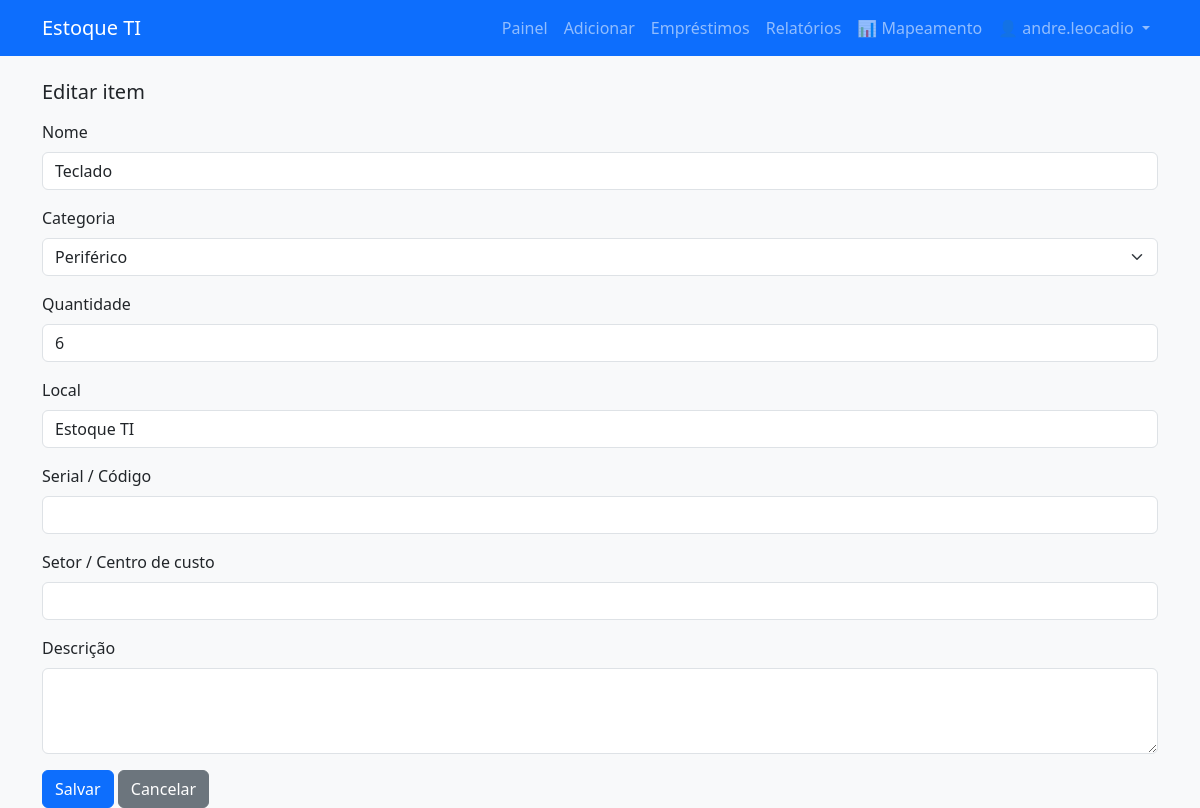
The app's page /item/1/edit (signed in) with its own data.
### app.py (models this page shows, shortened)
class User(db.Model, UserMixin):
    id = db.Column(db.Integer, primary_key=True)
    username = db.Column(db.String(80), unique=True, nullable=False)
    password_hash = db.Column(db.String(200), nullable=False)
    is_admin = db.Column(db.Boolean, default=False)
    is_superadmin = db.Column(db.Boolean, default=False)

class Item(db.Model):
    id = db.Column(db.Integer, primary_key=True)
    name = db.Column(db.String(200), nullable=False)
    category = db.Column(db.String(100), nullable=False)
    quantity = db.Column(db.Integer, nullable=False, default=0)
    location = db.Column(db.String(200), nullable=True)
    serial = db.Column(db.String(200), nullable=True)
    sector = db.Column(db.String(200), nullable=True)
    description = db.Column(db.Text, nullable=True)
    barcode_code = db.Column(db.String(100), unique=True, nullable=True)
    added_at = db.Column(db.DateTime, default=datetime.utcnow)

### app.py (the view)
@app.route('/item/<int:item_id>/edit', methods=['GET', 'POST'])
@login_required
def edit_item(item_id):
    item = Item.query.get_or_404(item_id)
    form = ItemForm(obj=item)
    if form.validate_on_submit():
        form.populate_obj(item)
        db.session.commit()
        flash('Item atualizado.', 'success')
        return redirect(url_for('view_item', item_id=item.id))
    return render_template('edit_item.html', form=form, item=item)

### app.py
class ItemForm(FlaskForm):
    name = StringField('Nome', validators=[DataRequired()])
    category = SelectField('Categoria', choices=[
        ('Computador','Computador'), ('Monitor','Monitor'), ('Impressora','Impressora'),
        ('Toner','Toner'), ('Cartucho','Cartucho'), ('Periférico','Periférico'), ('Outro','Outro')
    ], validators=[DataRequired()])
    quantity = IntegerField('Quantidade', validators=[DataRequired(), NumberRange(min=0)])
    location = StringField('Local', validators=[Optional()])
    serial = StringField('Serial / Código', validators=[Optional()])
    sector = StringField('Setor / Centro de custo', validators=[Optional()])
    description = TextAreaField('Descrição', validators=[Optional()])

### app.py (called while the page is built)
@login_manager.user_loader
def load_user(user_id):
    return User.query.get(int(user_id))

### templates/edit_item.html (shortened to what this page needs)
{% extends 'layout.html' %}
{% block content %}
  <h2 class="h5 mb-3">Editar item</h2>
  <form method="post">
    <div class="mb-3">
      {{ form.name.label(class_='form-label') }}
      {{ form.name(class_='form-control') }}
    </div>
    <div class="mb-3">
      {{ form.category.label(class_='form-label') }}
      {{ form.category(class_='form-select') }}
    </div>
    <div class="mb-3">
      {{ form.quantity.label(class_='form-label') }}
      {{ form.quantity(class_='form-control', min=0) }}
    </div>
    <div class="mb-3">
      {{ form.location.label(class_='form-label') }}
      {{ form.location(class_='form-control') }}
    </div>
    <div class="mb-3">
      {{ form.serial.label(class_='form-label') }}
      {{ form.serial(class_='form-control') }}
    </div>
    <div class="mb-3">
      {{ form.sector.label(class_='form-label') }}
      {{ form.sector(class_='form-control') }}
    </div>
    <div class="mb-3">
      {{ form.description.label(class_='form-label') }}
      {{ form.description(class_='form-control', rows=3) }}
    </div>
    <button class="btn btn-primary">Salvar</button>
    <a class="btn btn-secondary" href="{{ url_for('view_item', item_id=item.id) }}">Cancelar</a>
  </form>
{% endblock %}

### templates/layout.html (shortened to what this page needs)
<!doctype html>
<html lang="pt-br">
  <head>
    <link href="https://cdn.jsdelivr.net/npm/bootstrap@5.3.2/dist/css/bootstrap.min.css" rel="stylesheet">
  </head>
  <body class="bg-light">
    <nav class="navbar navbar-expand-lg navbar-dark bg-primary mb-4">
      <div class="container">
        <a class="navbar-brand" href="{{ url_for('index') }}">Estoque TI</a>
        <div class="collapse navbar-collapse" id="navmenu">
          <ul class="navbar-nav ms-auto">
            {% if current_user.is_authenticated %}
              <li class="nav-item"><a class="nav-link" href="{{ url_for('dashboard') }}">Painel</a></li>
              <li class="nav-item"><a class="nav-link" href="{{ url_for('add_item') }}">Adicionar</a></li>
              <li class="nav-item"><a class="nav-link" href="{{ url_for('list_loans') }}">Empréstimos</a></li>
              <li class="nav-item"><a class="nav-link" href="{{ url_for('reports') }}">Relatórios</a></li>
              <li class="nav-item"><a class="nav-link" href="{{ url_for('equipment_mapping') }}" title="Mapeamento de equipamentos">📊 Mapeamento</a></li>
              <li class="nav-item dropdown">
                <a class="nav-link dropdown-toggle" href="#" id="userDropdown" role="button" data-bs-toggle="dropdown">
                  👤 {{ current_user.username }}
                </a>
              </li>
            {% else %}
              <li class="nav-item"><a class="nav-link" href="{{ url_for('login') }}">Entrar</a></li>
            {% endif %}
          </ul>
        </div>
      </div>
    </nav>
    <main class="container">
      {% block content %}{% endblock %}
    </main>
  </body>
</html>

### records on screen
User: username "andre.leocadio"
Item: name "Teclado", category "Periférico", quantity "6", location "Estoque TI"
